Frame 1 (no input): blank canvas, image omitted
Frame 60 (no input): blank canvas, image omitted
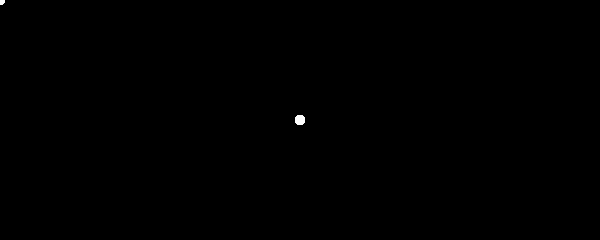
Frame 120 (the mouse pressed at the canvas centre since frame 60)

The p5.js sketch whose frames 1 and 60 were blank and that drew this single picture after the mouse press (run headless with seeded random() and noise() and a simulated clock; from frame 60 on, the mouse is pressed at the canvas centre):

// p5.js sketch
// ── sketch.js
function setup(){
	createCanvas(600, 240);
	background(0);
	noStroke();
}

function draw() {
	fill(255, 100);
	ellipse(mouseX, mouseY, 10, 10);
}
